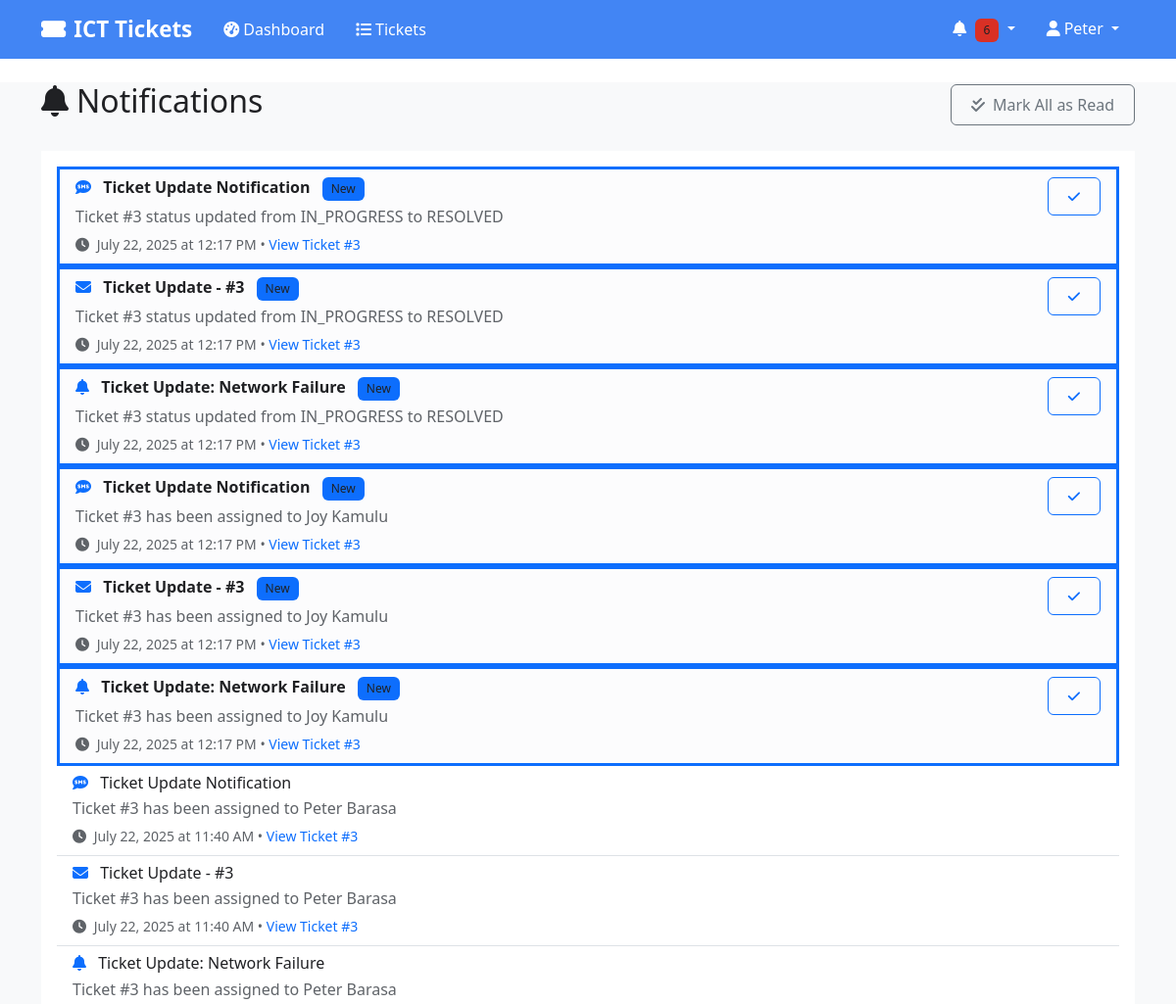
The app's page /notifications (signed in, upper part), older data.
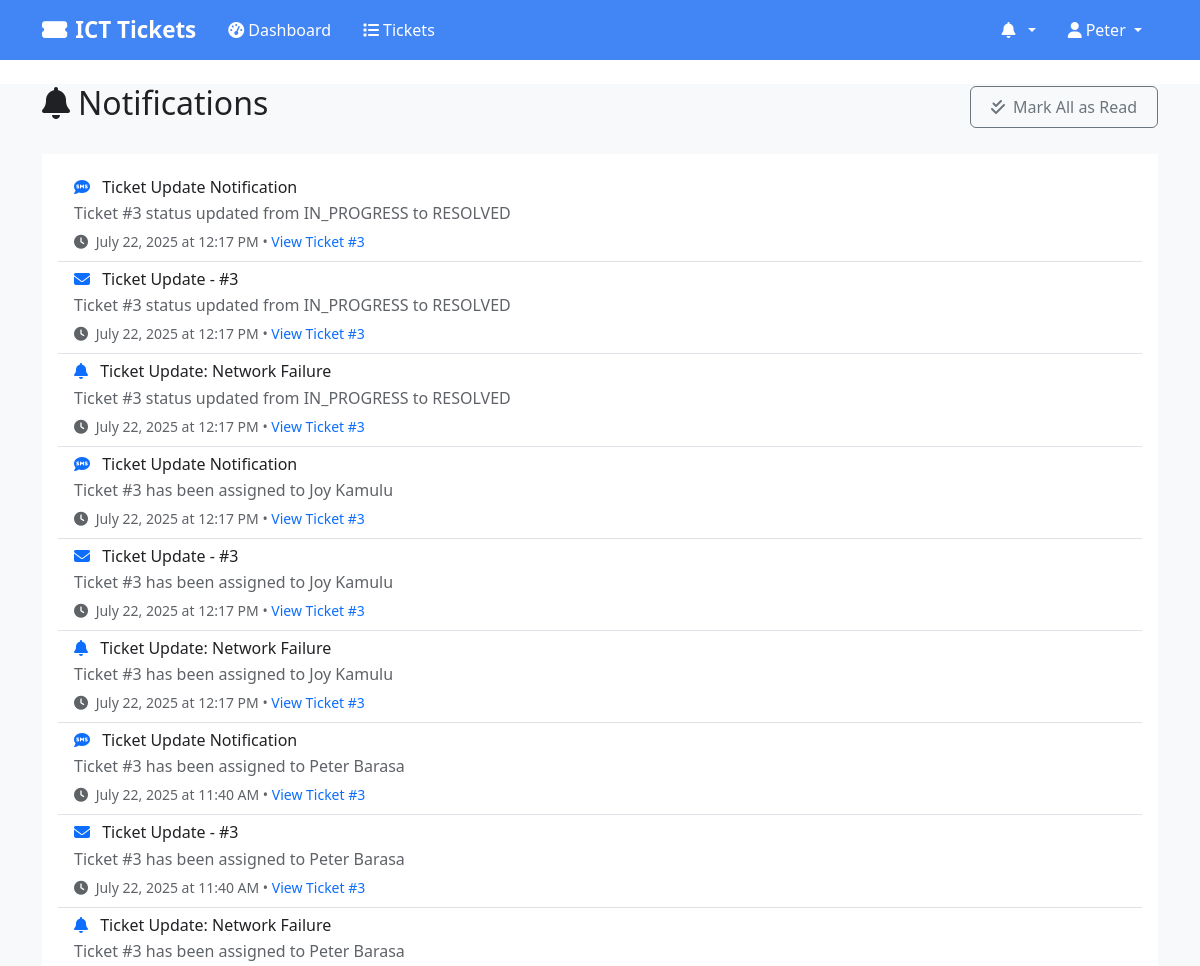
The same page, newer data.
### models.py (models this page shows, shortened)
class User(UserMixin, db.Model):
    __tablename__ = 'users'
    id = db.Column(db.Integer, primary_key=True)
    username = db.Column(db.String(80), unique=True, nullable=False)
    email = db.Column(db.String(120), unique=True, nullable=False)
    phone = db.Column(db.String(20), nullable=True)
    password_hash = db.Column(db.String(256), nullable=False)
    first_name = db.Column(db.String(50), nullable=False)
    last_name = db.Column(db.String(50), nullable=False)
    role = db.Column(db.String(20), nullable=False)  # 'user', 'tech', 'admin'
    department_id = db.Column(db.Integer, db.ForeignKey('departments.id'), nullable=True)
    is_active = db.Column(db.Boolean, default=True)
    created_at = db.Column(db.DateTime, default=datetime.utcnow)
    updated_at = db.Column(db.DateTime, default=datetime.utcnow, onupdate=datetime.utcnow)
    department = db.relationship('Department', backref='users')
    created_tickets = db.relationship('Ticket', foreign_keys='Ticket.created_by_id', backref='creator')
    @property
    def full_name(self):
        return f"{self.first_name} {self.last_name}"

class Notification(db.Model):
    __tablename__ = 'notifications'
    id = db.Column(db.Integer, primary_key=True)
    user_id = db.Column(db.Integer, db.ForeignKey('users.id'), nullable=False)
    ticket_id = db.Column(db.Integer, db.ForeignKey('tickets.id'), nullable=True)
    title = db.Column(db.String(200), nullable=False)
    message = db.Column(db.Text, nullable=False)
    is_read = db.Column(db.Boolean, default=False)
    notification_type = db.Column(db.String(20), nullable=False)  # 'EMAIL', 'SMS', 'SYSTEM'
    sent_at = db.Column(db.DateTime, nullable=True)
    created_at = db.Column(db.DateTime, default=datetime.utcnow)
    user = db.relationship('User', backref='notifications')

### routes.py (the view)
@app.route('/notifications')
@login_required
def list_notifications():
    notifications = Notification.query.filter_by(user_id=current_user.id)\
        .order_by(Notification.created_at.desc()).all()
    return render_template('notifications.html', notifications=notifications)

### app.py (called while the page is built)
@login_manager.user_loader
def load_user(user_id):
    from models import User
    return User.query.get(int(user_id))

### templates/notifications.html (shortened to what this page needs)
{% extends "base.html" %}
{% block content %}
<div class="container">
    <div class="row">
        <div class="col-12">
            <div class="d-flex justify-content-between align-items-center mb-4">
                <h2><i class="fas fa-bell me-2"></i>Notifications</h2>
                <button class="btn btn-outline-secondary" onclick="markAllAsRead()">
                    <i class="fas fa-check-double me-2"></i>Mark All as Read
                </button>
            </div>
        </div>
    </div>
    <div class="row">
        <div class="col-12">
            <div class="card">
                <div class="card-body">
                    {% if notifications %}
                    <div class="list-group list-group-flush">
                        {% for notification in notifications %}
                        <div class="list-group-item {% if not notification.is_read %}list-group-item-light border-start border-primary border-3{% endif %}">
                            <div class="d-flex justify-content-between align-items-start">
                                <div class="flex-grow-1">
                                    <h6 class="mb-1 {% if not notification.is_read %}fw-bold{% endif %}">
                                        <i class="fas fa-{% if notification.notification_type == 'EMAIL' %}envelope{% elif notification.notification_type == 'SMS' %}sms{% else %}bell{% endif %} me-2 text-primary"></i>
                                        {{ notification.title }}
                                        {% if not notification.is_read %}
                                        <span class="badge bg-primary ms-2">New</span>
                                        {% endif %}
                                    </h6>
                                    <p class="mb-1 text-muted">{{ notification.message }}</p>
                                    <small class="text-muted">
                                        <i class="fas fa-clock me-1"></i>
                                        {{ notification.created_at.strftime('%B %d, %Y at %I:%M %p') }}
                                        {% if notification.ticket_id %}
                                        • <a href="{{ url_for('view_ticket', ticket_id=notification.ticket_id) }}" class="text-decoration-none">
                                            View Ticket #{{ notification.ticket_id }}
                                        </a>
                                        {% endif %}
                                    </small>
                                </div>
                                <div class="ms-3">
                                    {% if not notification.is_read %}
                                    <button class="btn btn-sm btn-outline-primary"
                                            onclick="markAsRead({{ notification.id }})">
                                        <i class="fas fa-check"></i>
                                    </button>
                                    {% endif %}
                                </div>
                            </div>
                        </div>
                        {% endfor %}
                    </div>
                    {% else %}
                    <div class="text-center py-5">
                        <i class="fas fa-bell-slash fs-1 text-muted mb-3"></i>
                        <h5 class="text-muted">No notifications</h5>
                        <p class="text-muted">You're all caught up! New notifications will appear here.</p>
                    </div>
                    {% endif %}
                </div>
            </div>
        </div>
    </div>
</div>
{% endblock %}

### templates/base.html (shortened to what this page needs)
<!DOCTYPE html>
<html lang="en">
<head>
    <link href="https://cdn.jsdelivr.net/npm/bootstrap@5.3.0/dist/css/bootstrap.min.css" rel="stylesheet">
    <link href="https://cdnjs.cloudflare.com/ajax/libs/font-awesome/6.4.0/css/all.min.css" rel="stylesheet">
    <link href="{{ url_for('static', filename='css/style.css') }}" rel="stylesheet">
</head>
<body>
    <nav class="navbar navbar-expand-lg shadow-sm" style="background-color: #4285f4 !important;">
        <div class="container" style="background-color: #4285f4;">
            <a class="navbar-brand" href="{{ url_for('dashboard' if current_user.is_authenticated else 'index') }}" style="color: #ffffff !important; font-weight: 600;">
                <i class="fas fa-ticket-alt me-2"></i>ICT Tickets
            </a>
            {% if current_user.is_authenticated %}
            <div class="collapse navbar-collapse" id="navbarNav">
                <ul class="navbar-nav me-auto">
                    <li class="nav-item">
                        <a class="nav-link" href="{{ url_for('dashboard') }}" style="color: #ffffff !important; font-weight: 500;">
                            <i class="fas fa-tachometer-alt me-1"></i>Dashboard
                        </a>
                    </li>
                    <li class="nav-item">
                        <a class="nav-link" href="{{ url_for('list_tickets') }}" style="color: #ffffff !important; font-weight: 500;">
                            <i class="fas fa-list me-1"></i>Tickets
                        </a>
                    </li>
                </ul>
                <ul class="navbar-nav">
                    <li class="nav-item dropdown">
                        <a class="nav-link dropdown-toggle" href="#" role="button" data-bs-toggle="dropdown" style="color: #ffffff !important; font-weight: 500;">
                            <i class="fas fa-bell me-1"></i>
                            {% set unread_count = 0 %}
                            {% if current_user.notifications is defined and current_user.notifications %}
                                {% set unread_count = current_user.notifications|selectattr('is_read', 'equalto', False)|list|length %}
                            {% endif %}
                            {% if unread_count > 0 %}
                            <span class="badge bg-danger">{{ unread_count }}</span>
                            {% endif %}
                        </a>
                            {% set recent_notifications = [] %}
                            {% if current_user.notifications is defined and current_user.notifications %}
                                {% set recent_notifications = current_user.notifications[:5] %}
                            {% endif %}
                    </li>
                    <li class="nav-item dropdown">
                        <a class="nav-link dropdown-toggle" href="#" role="button" data-bs-toggle="dropdown" style="color: #ffffff !important; font-weight: 500;">
                            <i class="fas fa-user me-1"></i>{{ current_user.first_name }}
                        </a>
                    </li>
                </ul>
            </div>
            {% endif %}
        </div>
    </nav>
    <main class="container-fluid mt-4">
        {% block content %}{% endblock %}
    </main>
</body>
</html>

### static/css/style.css (style rules this page uses)
:root { --primary-color: #0d6efd; --secondary-color: #6c757d; --success-color: #198754; --info-color: #0dcaf0; --warning-color: #ffc107; --danger-color: #dc3545; --light-color: #f8f9fa; --dark-color: #212529; }
body { font-family: 'Segoe UI', Tahoma, Geneva, Verdana, sans-serif; background-color: #ffffff; color: #212529; }
.container, .container-fluid { background-color: #f8f9fa !important; color: #202124 !important; }
.card { background-color: #ffffff !important; color: #202124 !important; border: 1px solid #dadce0; }
.card-body { background-color: #ffffff !important; color: #202124 !important; }
h1, h2, h3, h4, h5, h6 { color: #202124 !important; }
p, span, div { color: #202124 !important; }
.text-muted { color: #5f6368 !important; }
.card { background-color: #ffffff !important; color: #202124; }
.card-body { background-color: #ffffff !important; }
.card { border: 1px solid #e8eaed; border-radius: 8px; box-shadow: 0 1px 2px 0 rgba(60,64,67,.3), 0 1px 3px 1px rgba(60,64,67,.15); }
.navbar { background-color: #4285f4 !important; box-shadow: none !important; }
.navbar .container { background-color: #4285f4 !important; }
body, html { background-color: #ffffff !important; }
.container, .container-fluid { background-color: #f8f9fa !important; }
.card { box-shadow: none !important; border: none !important; }
.navbar .navbar-brand { color: #ffffff !important; font-weight: 600; }
.navbar .nav-link { color: #ffffff !important; font-weight: 500; padding: 8px 16px !important; }
.navbar-brand { font-weight: 600; font-size: 1.4rem; }
.navbar-nav .nav-link { font-weight: 500; transition: all 0.3s ease; }
.card { border: none; border-radius: 8px; box-shadow: 0 2px 10px rgba(0, 0, 0, 0.08); transition: all 0.3s ease; }
.btn { border-radius: 6px; font-weight: 500; padding: 8px 20px; transition: all 0.3s ease; }

### templates/base.html (style rules this page uses)
nav.navbar { background-color: #4285f4 !important; }
nav.navbar .navbar-brand, nav.navbar .nav-link, nav.navbar .dropdown-toggle { color: #ffffff !important; font-weight: 600; }

Row changes from the older to the newer data that the page shows:
changed Notification (number 1 of 9 on the later page): no longer shows "New"
changed Notification (number 2 of 9 on the later page): no longer shows "New"
changed Notification (number 3 of 9 on the later page): no longer shows "New"
changed Notification (number 4 of 9 on the later page): no longer shows "New"
changed Notification (number 5 of 9 on the later page): no longer shows "New"
changed Notification (number 6 of 9 on the later page): no longer shows "New"
Text that changed along with them:
{{ unread_count }}: "6" → (not shown)
